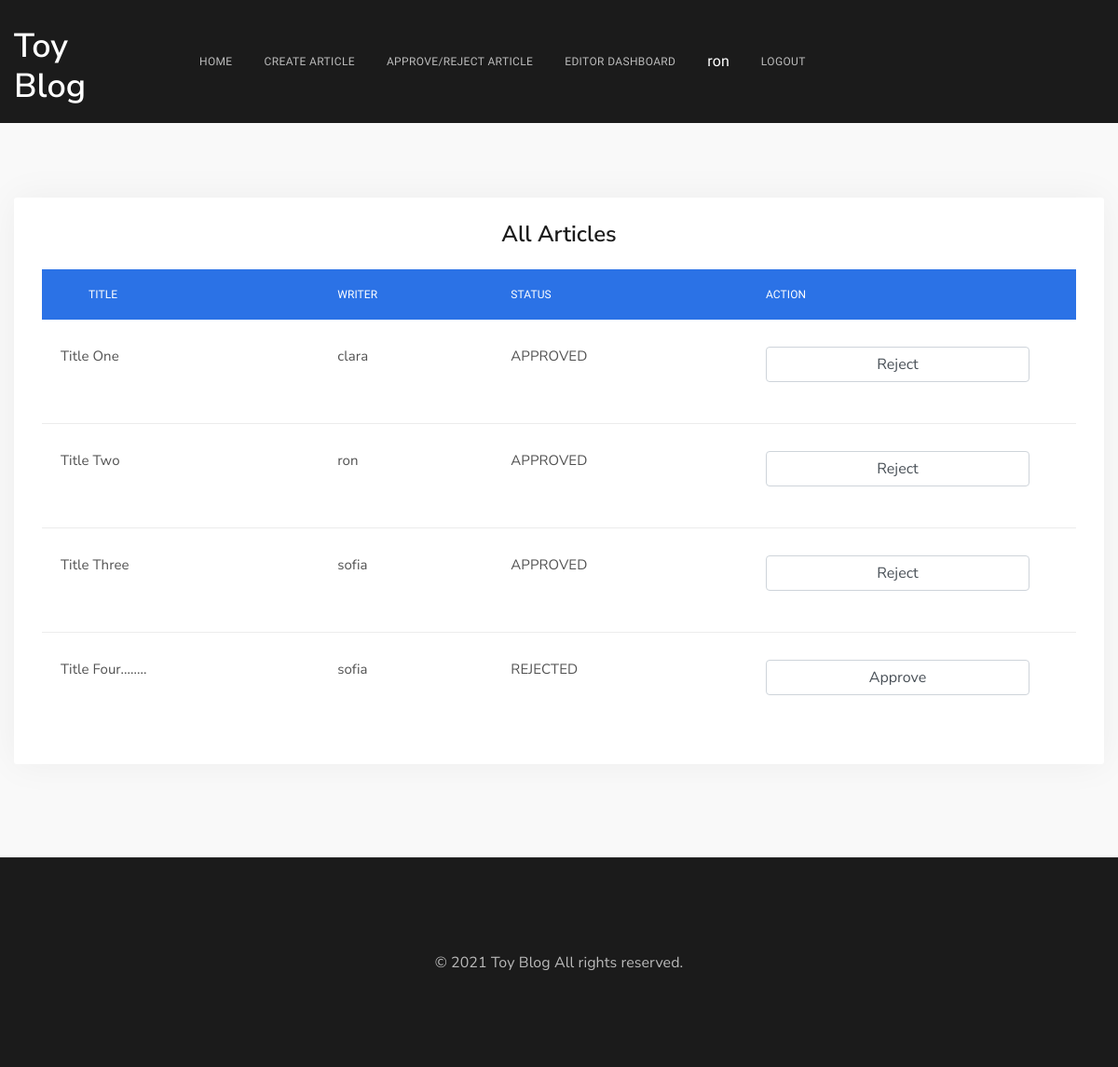
Screenshot of /article-approval/ (signed in) with the database file from the repository.
### blog/models.py (models this page shows, shortened)
class Writer(models.Model):
    name = models.OneToOneField(User, on_delete = models.CASCADE)
    is_editor = models.BooleanField(default=False)
    def __str__(self):
        return f"{self.name.username}"

class Article(models.Model):
    title = models.CharField(max_length=255)
    content = models.TextField()
    created_at = models.DateTimeField(auto_now_add=True)
    status = models.CharField(max_length=50, default='APPROVED')
    written_by = models.ForeignKey(Writer, on_delete=models.CASCADE, null=True,related_name="article_writer")
    edited_by = models.ForeignKey(Writer, on_delete=models.CASCADE, null=True, related_name="article_editor")

### blog/views.py (the view)
# urls.py: path('article-approval/', views.article_approve_view, name="article-approval"),
@login_required(login_url='login')
def article_approve_view(request):
    all_articles = Article.objects.all()
    user_is_editor = request.user.writer.is_editor
    if user_is_editor:
        if request.method == 'POST':
            article_id = request.POST.get('id')
            article = Article.objects.get(id=article_id)
            if article.status == 'APPROVED':
                article.status = 'REJECTED'
            else:
                article.status = 'APPROVED'
            article.edited_by = request.user.writer
            article.save()
    else:
        return HttpResponse("You're not permitted to view this page")
    context = {
        'all_articles':all_articles,
    }
    return render(request, 'article-approve.html', context)

### templates/article-approve.html (shortened to what this page needs)
{% extends "base.html" %}
{% load static %}
{% block content %}
<div class="dx-main">
    <div class="dx-box-5 pb-100 bg-grey-6">
        <div class="container">
            <div class="row justify-content-center">
                <div class="col-lg-12">
                    <div class="dx-box-decorated">
                        <div class="dx-box-content">
                                <h2 class="h4 text-center">All Articles</h2>
                                <div class="table-responsive">
                                    <table class="dx-table dx-table-default">
                                        <thead>
                                            <tr>
                                                <th scope="col">Title</th>
                                                <th scope="col">Writer</th>
                                                <th scope="col">Status</th>
                                                <th scope="col">Action</th>
                                            </tr>
                                        </thead>
                                        <tbody>
                                            {% for article in all_articles %}
                                            <tr>
                                                <td>{{ article.title }}</td>
                                                <td>{{ article.written_by }}</td>
                                                <td>{{ article.status }}</td>
                                                <td>
                                                    <form method="POST" action ="">
                                                        {% if article.status == "REJECTED" %}
                                                        <input type="submit" value="Approve" name="APPROVED" class="form-control form-control-style-4">
                                                        {% else %}
                                                        <input type="submit" value="Reject" name="REJECTED" class="form-control form-control-style-4">
                                                        {% endif %}
                                                </form>
                                                </td>
                                            </tr>
                                            {% endfor %}
                                        </tbody>
                                    </table>
                                </div>
                        </div>
                    </div>
                </div>
            </div>
        </div>
    </div>
</div>
{% endblock content %}

### templates/base.html (shortened to what this page needs)
{% include "header.html" %}
{% block content %}{% endblock content %}
{% include "footer.html" %}

### templates/header.html (shortened to what this page needs)
{% load static %}
<html lang="en">
<head>
    <link rel="stylesheet" href="{% static 'vendor/bootstrap/dist/css/bootstrap.min.css' %}">
    <link rel="stylesheet" href="{% static 'css/main.css' %}">
    <link rel="stylesheet" href="{% static 'css/custom.css' %}">
</head>
<body>
    <nav
        class="dx-navbar dx-navbar-top dx-navbar-collapse dx-navbar-sticky dx-navbar-expand-lg dx-navbar-dropdown-triangle dx-navbar-autohide">
        <div class="container">
            <a href="{% url 'index' %}" class="dx-nav-logo">
                <h2 class="text-white" style="margin-top:0px; padding-top:10px; margin-bottom:0;">Toy Blog</h2>
            </a>
            <div class="dx-navbar-content">
                <ul class="dx-nav dx-nav-align-left">
                    <li class="dx-drop-item">
                        <a href="{% url 'index' %}">
                            Home
                        </a>
                    </li>
                    <li class="dx-drop-item">
                        <a href="{% url 'article-create' %}">
                            Create Article
                        </a>
                    </li>
                    <li class="dx-drop-item">
                        <a href="{% url 'article-approval' %}">
                            Approve/Reject Article
                        </a>
                    </li>
                    <li class="dx-drop-item">
                        <a href="{% url 'articles-edited' %}">
                            Editor Dashboard
                        </a>
                    </li>
                    {% if not request.user.is_authenticated %}
                    <li class="dx-drop-item">
                        <a href="{% url 'register' %}">
                            Register
                        </a>
                    </li>
                    <li class="dx-drop-item">
                        <a href="{% url 'login' %}">
                            Login
                        </a>
                    </li>
                    {% else %}
                    <li class="dx-drop-item" style="color: white;">
                        {{ request.user.writer.name }}
                    </li>
                    <li class="dx-drop-item">
                        <a href="{% url 'logout' %}">
                            Logout
                        </a>
                    </li>
                    {% endif %}
                </ul>
            </div>
        </div>
    </nav>

### templates/footer.html (shortened to what this page needs)
{% load static %}
<footer class="dx-footer">
    <div class="dx-box-1">
        <div class="container">
            <div class="row vertical-gap lg-gap">
                <div class="col-sm-12 col-lg-12 text-center">
                    <div class="dx-widget-footer">
                        <div class="dx-widget-text">
                            <p class="mb-0">&copy; {% now "Y" %}  <span
                                    class="dib">Toy Blog</span> <span class="dib">All rights reserved.</span>
                            </p>
                        </div>
                    </div>
                </div>
                </div>
            </div>
        </div>
</footer>
</body>
</html>

### static/css/custom.css (style rules this page uses)
body { overflow-x: hidden !important; }

### rows the page displays
Article: title "Title One", written_by "clara", status "APPROVED"
Article: title "Title Two", written_by "ron", status "APPROVED"
Article: title "Title Three", written_by "sofia", status "APPROVED"
Article: title "Title Four........", written_by "sofia", status "REJECTED"

### other values shown
{{ request.user.writer.name }} "ron"
